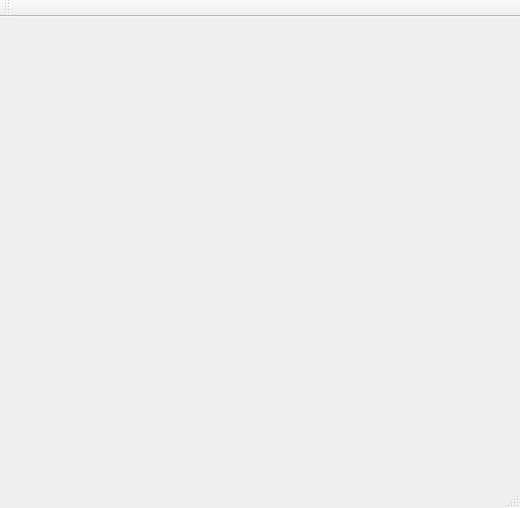
<?xml version="1.0" encoding="UTF-8"?>
<ui version="4.0">
 <class>GUI</class>
 <widget class="QMainWindow" name="GUI">
  <property name="geometry">
   <rect>
    <x>0</x>
    <y>0</y>
    <width>520</width>
    <height>508</height>
   </rect>
  </property>
  <property name="windowTitle">
   <string>GUI</string>
  </property>
  <widget class="QWidget" name="centralwidget">
   <widget class="QCustomPlot" name="myPlot" native="true">
    <property name="geometry">
     <rect>
      <x>60</x>
      <y>20</y>
      <width>401</width>
      <height>401</height>
     </rect>
    </property>
   </widget>
  </widget>
  <widget class="QMenuBar" name="menubar">
   <property name="geometry">
    <rect>
     <x>0</x>
     <y>0</y>
     <width>520</width>
     <height>21</height>
    </rect>
   </property>
  </widget>
  <widget class="QStatusBar" name="statusbar"/>
  <widget class="QToolBar" name="toolBar">
   <property name="windowTitle">
    <string>toolBar</string>
   </property>
   <attribute name="toolBarArea">
    <enum>TopToolBarArea</enum>
   </attribute>
   <attribute name="toolBarBreak">
    <bool>false</bool>
   </attribute>
  </widget>
 </widget>
 <customwidgets>
  <customwidget>
   <class>QCustomPlot</class>
   <extends>QWidget</extends>
   <header>qcustomplot.h</header>
   <container>1</container>
  </customwidget>
 </customwidgets>
 <resources/>
 <connections/>
</ui>
